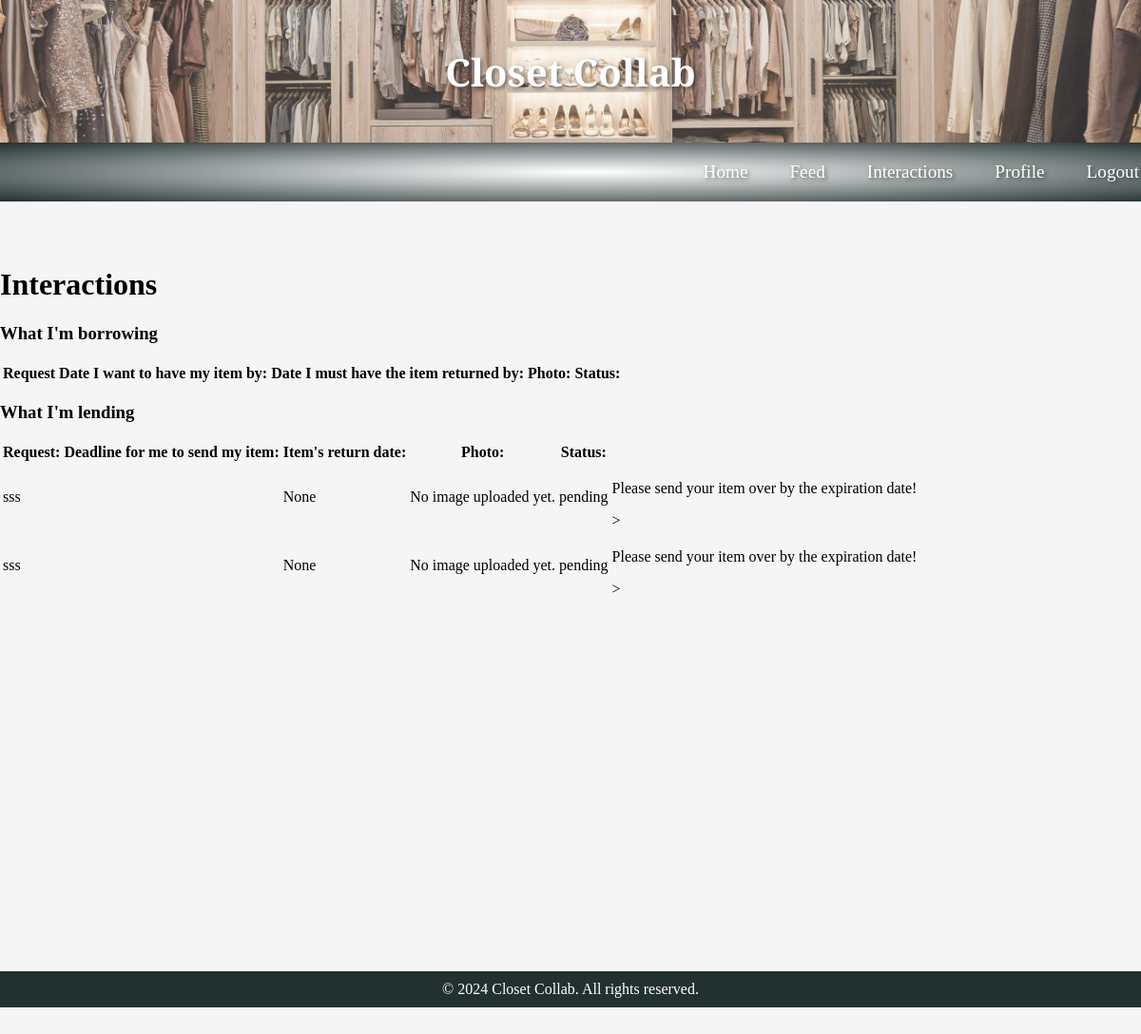
Page /interactions (signed in) on the committed database.
### tables this page shows
CREATE TABLE "interactions" (
    inquiry_id INTEGER NOT NULL,
    status TEXT NOT NULL,
    lender_id INTEGER NOT NULL,
    user_id INTEGER NOT NULL,
    FOREIGN KEY (inquiry_id) REFERENCES inquiries(id),
    FOREIGN KEY (lender_id) REFERENCES users(id),
    FOREIGN KEY (user_id) REFERENCES users(id)
);

CREATE TABLE "inquiries" (
    id INTEGER PRIMARY KEY AUTOINCREMENT,
    time_published DATETIME DEFAULT CURRENT_TIMESTAMP NOT NULL,
    request TEXT NOT NULL,
    exp_date DATE NOT NULL,
    accepted TEXT NOT NULL DEFAULT 'no',
    user_id INTEGER NOT NULL,
    FOREIGN KEY(user_id) REFERENCES user(id)
);

### app.py (the view, shortened to what this page needs)
@app.route("/interactions", methods=["GET", "POST"])
@login_required
def interactions():
    db = get_db()
    curUser = session["user_id"]
    db.execute(
        """
        UPDATE interactions
        SET status = 'late'
        WHERE status = 'pending'
        AND inquiry_id IN (
            SELECT id
            FROM inquiries
            WHERE exp_date < DATE('now', '+5 day')
        )
        """
    )
    db.execute(
        """
        UPDATE interactions
        SET status = 'lost'
        WHERE status = 'in progress'
        AND inquiry_id IN (
            SELECT id
            FROM responses
            WHERE lending_exp_date < DATE('now', '+5 day')
        )
        """
    )
    borrow_interactions = db.execute(
    """
        SELECT
            inquiries.request AS request, inquiries.exp_date AS exp_date, interactions.*, responses.lending_exp_date AS lending_exp_date, responses.img_path AS img_path
            FROM inquiries
            JOIN interactions ON inquiries.id = interactions.inquiry_id
            JOIN responses ON inquiries.id = responses.inquiry_id
            WHERE interactions.user_id = ?
    """,(curUser, )).fetchall()
    lender_interactions = db.execute(
        """SELECT
            inquiries.request AS request, responses.img_path AS img_path, interactions.*, responses.lending_exp_date AS lending_exp_date
            FROM inquiries
            JOIN interactions ON inquiries.id = interactions.inquiry_id
            JOIN responses ON inquiries.id = responses.inquiry_id
            WHERE interactions.lender_id = ?
    """,(curUser, )).fetchall()
    db.commit()
    return render_template("interactions.html", borrow_interactions=borrow_interactions, lender_interactions=lender_interactions)

### app.py (called while the page is built)
def get_db():
    if 'db' not in g:
        g.db = sqlite3.connect('closet.db')
        g.db.row_factory = sqlite3.Row
    return g.db

@app.after_request
def after_request(response):
    response.headers["Cache-Control"] = "no-cache, no-store, must-revalidate"
    response.headers["Expires"] = 0
    response.headers["Pragma"] = "no-cache"
    return response

### helpers.py (called while the page is built)
def login_required(f):
    @wraps(f)
    def decorated_function(*args, **kwargs):
        if session.get("user_id") is None:
            return redirect("/login")
        return f(*args, **kwargs)
    return decorated_function

### templates/interactions.html (shortened to what this page needs)
{% extends "layout.html" %}
{% block main %}
    <h1>Interactions</h1>
    <h3>What I'm borrowing</h3>
    <table class="table">
        <thead>
          <tr>
            <th scope="col">Request</th>
            <th scope="col">Date I want to have my item by: </th>
            <th scope="col">Date I must have the item returned by: </th>
            <th scope="col">Photo: </th>
            <th scope="col">Status: </th>
          </tr>
        </thead>
      </table>
      <h3>What I'm lending</h3>
      <table class="table">
        <thead>
          <tr>
            <th scope="col">Request:</th>
            <th scope="col">Deadline for me to send my item:</th>
            <th scope="col">Item's return date: </th>
            <th scope="col">Photo: </th>
            <th scope="col">Status: </th>
          </tr>
        </thead>
        <tbody>
        {% for interaction in lender_interactions %}
            <tr>
                <td scope="col">{{ interaction.request }}</th>
                <td scope="col">{{ interaction.exp_date }}</th>
                <td scope="col">{{ interaction.lending_exp_date }}</th>
                <td scope="col">
                    {% if interaction.img_path %}
                        <h3>Uploaded Image:</h3>
                        <img src="{{ url_for('static', filename=interaction.img_path) }}" alt="Item Image" style="max-width: 200px;">
                    {% else %}
                        <p>No image uploaded yet.</p>
                    {% endif %}
                <td scope="col">{{ interaction.status }}</th>
                {% if interaction.status == "pending" %}
                    <td>
                        <p>
                            Please send your item over by the expiration date!
                        </p>>
                {% elif interaction.status == "late" %}
                    <td>
                        <p>
                            Your transaction is late!
                        </p>
                    </td>
                {% endif %}
            </tr>
        {% endfor %}
        </tbody>
      </table>
{% endblock %}

### static/style.css (style rules this page uses)
html, body { height: 100%; width: 100%; margin: 0; padding-top: 130px; background-color: whitesmoke; display: flex; flex-direction: column; min-height: 100vh; padding-bottom: 150px; }

### rows in the picture
interactions: request "sss", lending_exp_date "None", status "pending", shows "Please send your item over by the expiration date!"
interactions: request "sss", lending_exp_date "None", status "pending", shows "Please send your item over by the expiration date!"
